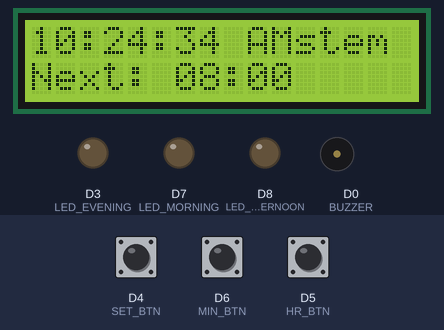
The sketch below on a simulated ESP8266 (NodeMCU). Parts: 16×2 character LCD, output pins drawn as LEDs (lit = HIGH), buzzer (waves = sounding, pin HIGH). The inputs (shaded band) are chosen by the test bench; at power-on: D4 (SET_BTN) HIGH, D6 (MIN_BTN) HIGH, D5 (HR_BTN) HIGH. WiFi joins after 1.5 s; servers stay silent unless stated; the local clock reads 2024-03-15 10:24:30 at power-on unless the sketch sets it.

Above: at 5.0 s.
5.1 s: D4 (SET_BTN) pulled LOW for 3.2 s
At 8.7 s:
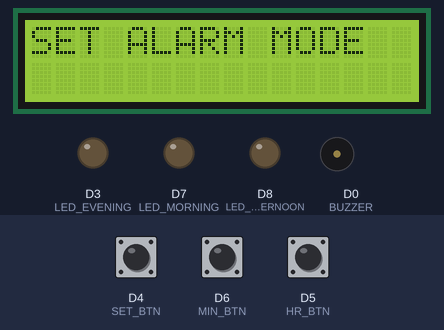
At 10.1 s:
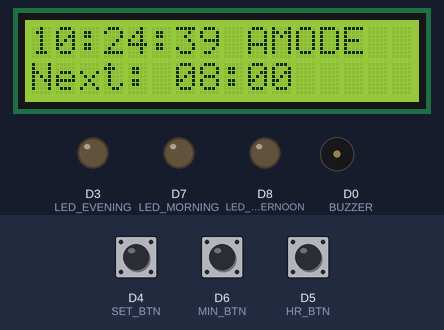
11.3 s: D4 (SET_BTN) pulled LOW for 3.2 s
At 16.2 s:
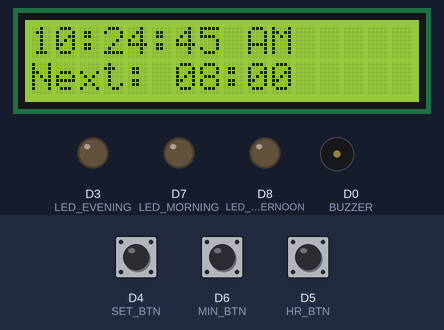
Timing chart, 0 to 17.7 s (numbered marks = the images above; inputs shaded):
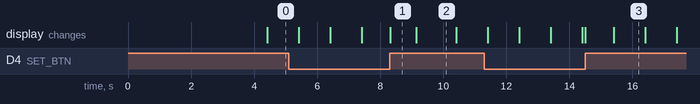

The sketch:

main.ino
```cpp
#define BLYNK_TEMPLATE_ID "TMPL3XSjzwAQy"
#define BLYNK_TEMPLATE_NAME "Medicine"
#define BLYNK_AUTH_TOKEN "RPHoSxnIETvW-eJjcBLlZnAVUSAsASuD"

#include <Wire.h>
#include <RTClib.h>
#include <LiquidCrystal_I2C.h>
#include <ESP8266WiFi.h>
#include <BlynkSimpleEsp8266.h>

// Blynk Auth
char auth[] = "RPHoSxnIETvW-eJjcBLlZnAVUSAsASuD";

// WiFi Credentials
char ssid[] = "Smart Bin";
char pass[] = "7899262658";

RTC_DS3231 rtc;
LiquidCrystal_I2C lcd(0x27, 16, 2);

// Pins
#define SET_BTN     D4
#define HR_BTN      D5
#define MIN_BTN     D6
#define LED_MORNING D7
#define LED_AFTERNOON D8
#define LED_EVENING D3
#define BUZZER      D0

int alarmHour = 8;
int alarmMinute = 0;
bool alarmActive = false;
bool alertGiven = false;
bool freezeLCD = false;

unsigned long freezeStart = 0;
unsigned long lastBlynkNotification = 0;

bool setupMode = false;
unsigned long pressStart = 0;

BlynkTimer timer;

// ============================
// STOP ALERT FUNCTION
// ============================
void stopAlert() {
  alarmActive = false;
  freezeLCD = false;
  digitalWrite(BUZZER, LOW);
  digitalWrite(LED_MORNING, LOW);
  digitalWrite(LED_AFTERNOON, LOW);
  digitalWrite(LED_EVENING, LOW);
  Blynk.virtualWrite(V2, "Idle");
  Blynk.virtualWrite(V3, 0);
}

// ============================
// TRIGGER ALARM
// ============================
void triggerAlarm(int hr) {
  alarmActive = true;
  freezeLCD = true;
  freezeStart = millis();
  digitalWrite(BUZZER, HIGH);

  lcd.clear();
  lcd.setCursor(0, 0);
  lcd.print("*MEDICINE TIME*");
  lcd.setCursor(0, 1);

  String slot = "General Slot";

  if (hr >= 6 && hr < 12) {
    digitalWrite(LED_MORNING, HIGH);
    slot = "Morning Slot";
  }
  else if (hr >= 12 && hr < 18) {
    digitalWrite(LED_AFTERNOON, HIGH);
    slot = "Afternoon Slot";
  }
  else if (hr >= 18 && hr <= 22) {
    digitalWrite(LED_EVENING, HIGH);
    slot = "Evening Slot";
  }

  lcd.print(slot);
  Blynk.virtualWrite(V2, slot);

  // Avoid notification spam. Minimum 30 sec gap
  if (millis() - lastBlynkNotification > 30000) {
    Blynk.logEvent("med_time", "Time to take your medicine");
    lastBlynkNotification = millis();
  }
}

// ============================
// BLYNK STOP BUTTON (V3)
// ============================
BLYNK_WRITE(V3) {
  if (alarmActive) stopAlert();
}

// ============================
// DISPLAY TIME + BLYNK
// ============================
void updateClock() {
  if (freezeLCD) {
    if (millis() - freezeStart >= 5000) {
      freezeLCD = false;
    } else {
      return;  // hold alert screen
    }
  }

  DateTime now = rtc.now();

  lcd.setCursor(0, 0);
  int hr = now.hour();
  String period = hr >= 12 ? "PM" : "AM";
  if (hr > 12) hr -= 12;
  if (hr == 0) hr = 12;

  lcd.print((hr < 10 ? "0" : "") + String(hr) + ":");
  lcd.print((now.minute() < 10 ? "0" : "") + String(now.minute()) + ":");
  lcd.print((now.second() < 10 ? "0" : "") + String(now.second()) + " " + period);

  lcd.setCursor(0, 1);
  lcd.print("Next: ");
  lcd.print((alarmHour < 10 ? "0" : "") + String(alarmHour) + ":");
  lcd.print((alarmMinute < 10 ? "0" : "") + String(alarmMinute) + "   ");

  Blynk.virtualWrite(V0, String(hr) + ":" + now.minute() + " " + period);
  Blynk.virtualWrite(V1, String(alarmHour) + ":" + alarmMinute);
}

// ============================
// CHECK ALARM
// ============================
void checkAlarm() {
  DateTime now = rtc.now();

  if (now.hour() == alarmHour && now.minute() == alarmMinute && !alertGiven) {
    triggerAlarm(now.hour());
    alertGiven = true;
  }

  if (now.minute() != alarmMinute) alertGiven = false;
}

// ============================
// BUTTON HANDLER
// ============================
void buttonHandler() {
  if (digitalRead(SET_BTN) == LOW) {
    if (pressStart == 0) pressStart = millis();
  }
  else if (pressStart > 0) {
    if (millis() - pressStart >= 2000) {
      setupMode = !setupMode;
      lcd.clear();
      lcd.print(setupMode ? "SET ALARM MODE" : "Saved");
      delay(800);
    }
    pressStart = 0;
  }

  if (setupMode) {
    if (digitalRead(HR_BTN) == LOW) { delay(200); alarmHour = (alarmHour + 1) % 24; }
    if (digitalRead(MIN_BTN) == LOW) { delay(200); alarmMinute = (alarmMinute + 1) % 60; }
  }

  if (alarmActive && digitalRead(SET_BTN) == LOW) stopAlert();
}

// ============================
// SETUP
// ============================
void setup() {
  Serial.begin(9600);
  Wire.begin(D2, D1);

  lcd.begin(16, 2);
  lcd.setBacklight(true);

  rtc.begin();

  pinMode(SET_BTN, INPUT_PULLUP);
  pinMode(HR_BTN, INPUT_PULLUP);
  pinMode(MIN_BTN, INPUT_PULLUP);
  pinMode(LED_MORNING, OUTPUT);
  pinMode(LED_AFTERNOON, OUTPUT);
  pinMode(LED_EVENING, OUTPUT);
  pinMode(BUZZER, OUTPUT);

  stopAlert();
  lcd.clear();
  lcd.print("Medicine System");
  delay(1500);

  Blynk.begin(auth, ssid, pass);

  timer.setInterval(1000L, updateClock);
  timer.setInterval(1500L, checkAlarm);
}

// ============================
// LOOP
// ============================
void loop() {
  Blynk.run();
  timer.run();
  buttonHandler();
}
```

Measured:
- after the input at 5.1 s, the display: first differs from a run without the input after 3.2 s (image 1)
- after the input at 11.3 s, the display: first differs from a run without the input after 3.2 s (image 3 shows a later state)
- what the display in image 1 shows lasts 0.8 s, from 8.3 s to 9.1 s
- what the display in image 2 shows lasts 1.3 s, from 9.1 s to 10.4 s
- what the display in image 3 shows lasts 1.0 s, from 15.4 s to 16.4 s
